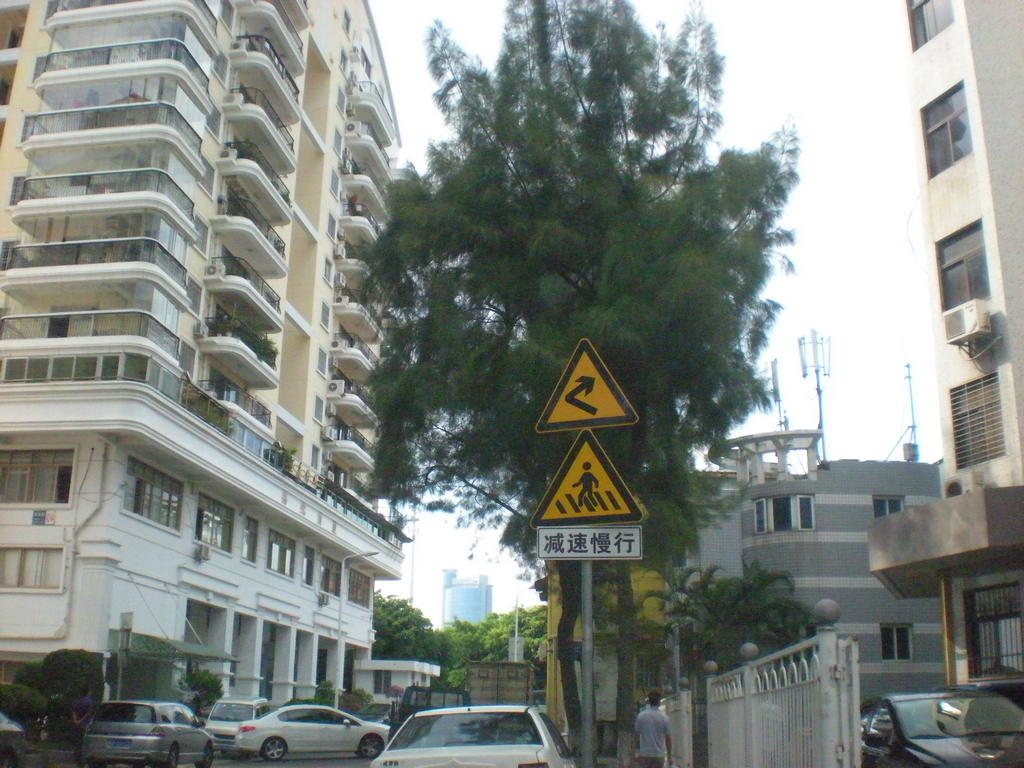
#> input picture Day02/00002.png, 1024 x 768 px
$ python ex01_mat_img.py
#> lines starting #> are read from the running program, lines starting #| are printed output that depends on the picture
import numpy
import cv2
# 使用矩阵来创建图像
img_1 = numpy.ndarray(shape=(500, 500, 3), dtype=numpy.uint8)

img_py = [[[255, 255, 0] for y in range(250)] for x in range(500)]    # BGR
img_2 = numpy.array(img_py)

# print(img_2[slice(0, 2, 1), 0, 1 ], img_2[0][0])
# print(img_2[0:2:1, 0, 1 ], img_2[0][0])
# print(img_1)

img_1[0, 0, 0] = 0
img_1[0, 0, 1] = 255
img_1[0, 0, 2] = 0

cv2.imwrite("1.png", img_1)
cv2.imwrite("2.png", img_2)
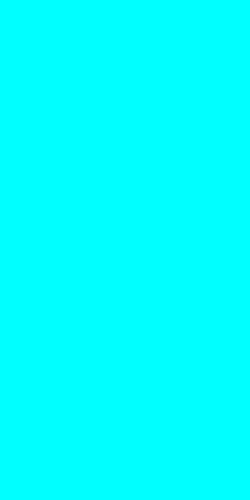
#> saved as 2.png: shape (500, 250, 3); mean B, G, R 255, 255, 0
# 加载图像

img_3 = cv2.imread("00002.png")
#> img_3 is the input picture: shape (768, 1024, 3); mean B, G, R 130.9, 136.7, 130.5

# img_3[:, :, 2] = 0
# img_3[:, :, 1] = 0

img_3[ img_3[:,:, 0] > 100] = 0
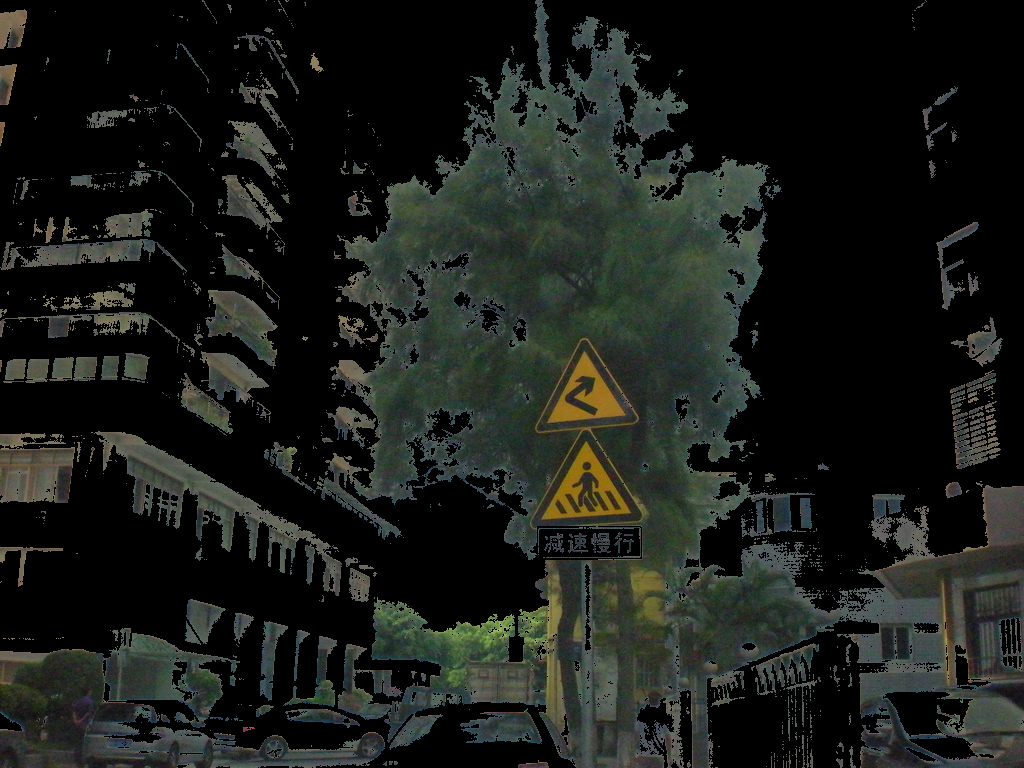
#> img_3: shape (768, 1024, 3); mean B, G, R 25.6, 29.4, 26.3

cv2.imwrite("3.png", img_3)
